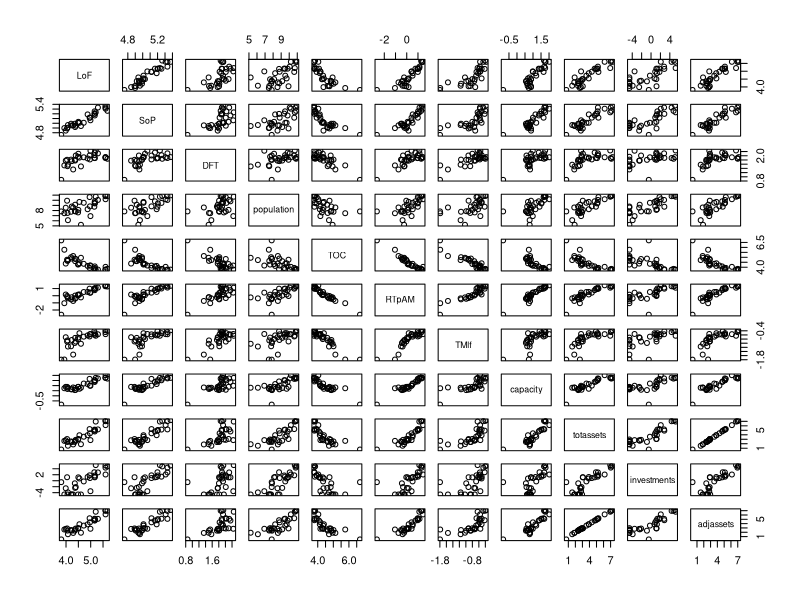
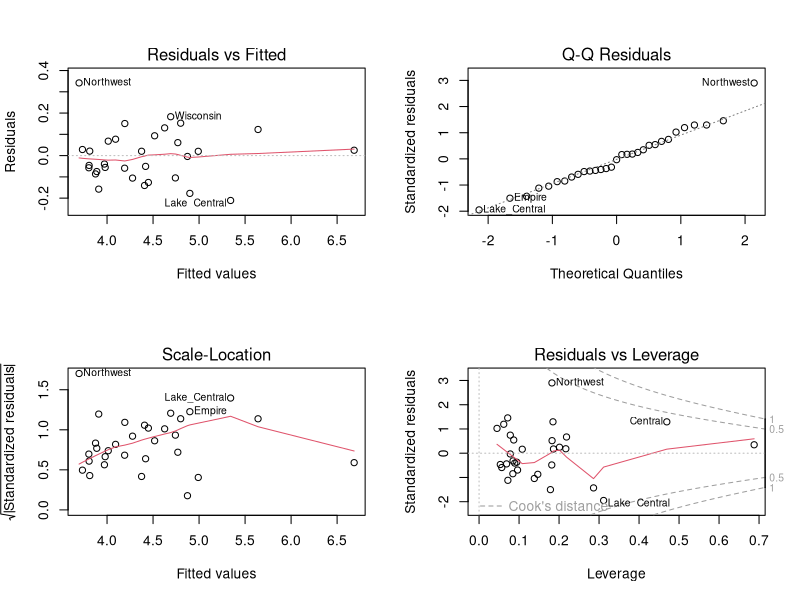

Reproduce these figures in R, in order.
## ---- chunk 1
set.seed(111222)
library("MASS")
air <- read.delim("airline_costs.dat", header = FALSE, sep="")
colnames(air) <- c("Airline", "LoF", "SoP", "DFT", "population",
                   "TOC", "RTpAM", "TMlf", "capacity", "totassets",
                   "investments", "adjassets")
rownames(air) <- air$Airline
air <- air[,-1]
air <- log(air)
## ---- chunk 2
#air <- log(air[,-1])
# par( lty = "solid", mfcol = c(1,2) )
# plot(TOC ~ LoF, data = air, log = "y")
# plot(TOC ~ SoP, data = air, log = "y")
# plot(TOC ~ DFT, data = air, log = "y")
# plot(TOC ~ population, data = air, log = "y")
# plot(TOC ~ RTpAM, data = air, log = "y")
# plot(TOC ~ TMlf, data = air, log = "y")
# plot(TOC ~ capacity, data = air, log = "y")
# plot(TOC ~ totassets, data = air, log = "y")
# plot(TOC ~ investments, data = air, log = "y")
# plot(TOC ~ adjassets, data = air, log = "y")
pairs(air)
## ---- chunk 3
fit <- lm(TOC ~ capacity + LoF + TMlf + DFT + population + SoP + adjassets, data = air)
fit.rev <- lm(RTpAM ~ . - TOC, data = air)
# fit3 <- lm(TOC ~ capacity + LoF + TMlf + DFT + population + SoP + totassets + investments + adjassets -1, data = air)
# fit2 <- lm(TOC ~ capacity + LoF + TMlf, data = air)
# fit4 <- lm(TOC ~ capacity + TMlf + SoP, data = air)
# fit5 <- lm(TOC ~ 0, data = air)
fit.AICbackward <- stepAIC(fit, trace = FALSE)
m <- lm(TOC ~ 1, air)
fit.AICforward <- stepAIC(m, direction = "forward", scope = list(lower = m, upper = fit))
fit.tocred <- lm(TOC ~ LoF + TMlf + capacity, data = air)
## ---- chunk 4
par(mfrow = c(2,2))
# plot(fit.AICforward)
## ---- chunk 5
# plot(fit6)
par(mfrow = c(2,2))
fit.AICforward.sr <- stdres(fit.AICforward)
# plot(fit.AICforward.sr ~ air$TMlf)
# plot(fit.AICforward.sr ~ air$DFT)
plot(fit.AICforward)
# air <- air[!(row.names(air) %in% "Wiggins"),]
fit.rev2 <- lm(RTpAM ~ . - TOC - totassets, data = air)
